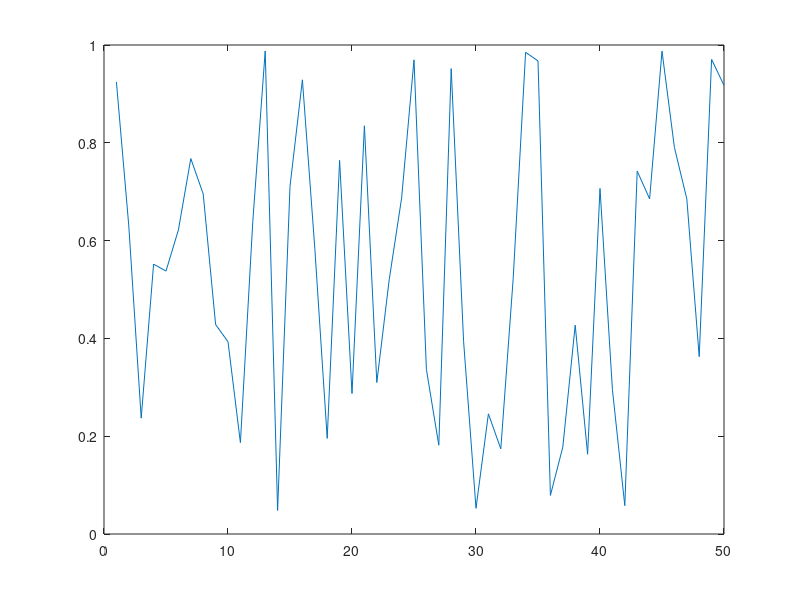

Recreate this plot in MATLAB. (Note: this script raises an error after producing the figure.)
%----------------------------------------------
%   SCRIPT SNR
%
%
%   1 - SNR + SFDR test
%   2 - Pulse test
%   3 - CAF
%
%----------------------------------------------
figure;
plot(rand(1,50));
%-------------------------------------------------
% Extruct MAIN_config_message values
%-------------------------------------------------
Profile_AD9910A = MAIN_config_message(1);
Profile_AD9910B = MAIN_config_message(2);
chip_length_AD9910A = MAIN_config_message(3);
chip_length_AD9910B = MAIN_config_message(4);
IF_SELECT_TX1 = MAIN_config_message(5);
IF_SELECT_TX2 = MAIN_config_message(6);
IF_SELECT_TX3 = MAIN_config_message(7);
IO_UPDATE_rate = MAIN_config_message(8);
TX_ON1 = MAIN_config_message(9);
TX_ON2 = MAIN_config_message(10);
TX_ON3 = MAIN_config_message(11);
TX_LO_TR = MAIN_config_message(12);
SAMPLE_SEL = MAIN_config_message(13);
SAMPLE_ON_OFF = MAIN_config_message(14);
ATTN_TX1 = MAIN_config_message(15);
ATTN_TX2 = MAIN_config_message(16);
ATTN_TX3 = MAIN_config_message(17);
ATTN_RX1 = MAIN_config_message(18);
ATTN_RX2 = MAIN_config_message(19);
ATTN_RX3 = MAIN_config_message(20);
ATTN_RX4 = MAIN_config_message(21);
AD9910_Set_aux_dac_A = MAIN_config_message(22);
AD9910_Set_aux_dac_B = MAIN_config_message(23);
Number_of_buffers = MAIN_config_message(24);
Buffer_length = MAIN_config_message(25);
FIFO_length = MAIN_config_message(26);
IO_UPDATE_OFF = MAIN_config_message(27);
MODE = MAIN_config_message(28);
%-------------------------------------------------
% Parameters
%-------------------------------------------------
PCIE_NUMBER_PULSES  = Number_of_buffers;
PCIE_BUFFSIZE       = Buffer_length;
SIZE                = PCIE_BUFFSIZE*PCIE_NUMBER_PULSES*4;
Fs                  = 50e6;
NFFT                = 2048;
%----------------------------------------------
%   Files & Folders
%----------------------------------------------
CurrentDir   = pwd;
ResultsDir = LOG_path;
ResultsFile = SAMPLES_file;
SavedConfigFile = 'samples.ini';
if ~exist(ResultsDir,'dir'),
    eval(['mkdir ' ResultsDir]);
end;
eval(['cd ' ResultsDir]);
%-------------------------------------------------
%   Loading SAMPLES file
%-------------------------------------------------
[MP] = textread(ResultsFile,'%4c');
M = hex2dec(char(MP));
if (length(M)~=SIZE*2)
    error('Sampled file is incorrect. Size mismatch.');
end;
%-------------------------------------------------
% Experiment directory
%-------------------------------------------------
if exist('.\expNum.mat','file'),
    load expNum;
    expNum = expNum+1;
    save expNum expNum;
else
    expNum = 1;
    save expNum expNum;
end;
ExpDir = ['Exp_' num2str(expNum)];
if ~exist(ExpDir,'dir'),
    eval(['mkdir ' ExpDir]);
end;
%-------------------------------------------------
%   Move files to Experiment directory
%-------------------------------------------------
% system(['copy ' ResultsFile ' .\' ResultsDir '\' ExpDir]);
% system(['copy ' SavedConfigFile ' .\' ResultsDir '\' ExpDir]);
% eval(['cd ' CurrentDir]);
% 
% S = ['cd(''' CurrentDir ''')'];
% eval(S);
% fid = fopen(['.\' ConfigDir '\' ConfigFile],'wt');
% fprintf(fid,'%s\n',titleconfig);
% fprintf(fid,'Profile_AD9910A=%d\n',Profile_AD9910A);
% fprintf(fid,'Profile_AD9910B=%d\n',Profile_AD9910B);
% fprintf(fid,'chip_length_AD9910A=%d\n',chip_length_AD9910A);
% fprintf(fid,'chip_length_AD9910B=%d\n',chip_length_AD9910B);
% fprintf(fid,'IF_SELECT_TX1=%d\n',IF_SELECT_TX1);
% fprintf(fid,'IF_SELECT_TX2=%d\n',IF_SELECT_TX2);
% fprintf(fid,'IF_SELECT_TX3=%d\n',IF_SELECT_TX3);
% fprintf(fid,'IO_UPDATE_rate=%d\n',IO_UPDATE_rate);
% fprintf(fid,'TX_ON1=%d\n',TX_ON1);
% fprintf(fid,'TX_ON2=%d\n',TX_ON2);
% fprintf(fid,'TX_ON3=%d\n',TX_ON3);
% fprintf(fid,'TX_LO_TR=%d\n',TX_LO_TR);
% fprintf(fid,'SAMPLE_SEL=%d\n',SAMPLE_SEL);
% fprintf(fid,'SAMPLE_ON_OFF=%d\n',SAMPLE_ON_OFF);
% fprintf(fid,'ATTN_TX1=%d\n',ATTN_TX1);
% fprintf(fid,'ATTN_TX2=%d\n',ATTN_TX2);
% fprintf(fid,'ATTN_TX3=%d\n',ATTN_TX3);
% fprintf(fid,'ATTN_RX1=%d\n',ATTN_RX1);
% fprintf(fid,'ATTN_RX2=%d\n',ATTN_RX2);
% fprintf(fid,'ATTN_RX3=%d\n',ATTN_RX3);
% fprintf(fid,'ATTN_RX4=%d\n',ATTN_RX4);
% fprintf(fid,'AD9910_Set_aux_dac_A=%d\n',AD9910_Set_aux_dac_A);
% fprintf(fid,'AD9910_Set_aux_dac_B=%d\n',AD9910_Set_aux_dac_B);
% fprintf(fid,'Number_of_buffers=%d\n',Number_of_buffers);
% fprintf(fid,'Buffer_length=%d\n',Buffer_length);
% fprintf(fid,'FIFO_length=%d\n',FIFO_length);
% fprintf(fid,'MODE=%d\n',1);
% fclose(fid);
%--------------------------------------------------
%               Processing file
%--------------------------------------------------
x_A = M(1:SIZE);
x_B = M(SIZE+1:2*SIZE);
x_A = x_A - 2^16*(x_A>(2^15-1));
x_B = x_B - 2^16*(x_B>(2^15-1));
x_A = x_A/2^15;
x_B = x_B/2^15;
buffer_A = reshape(x_A,PCIE_BUFFSIZE*4,PCIE_NUMBER_PULSES);
buffer_B = reshape(x_B,PCIE_BUFFSIZE*4,PCIE_NUMBER_PULSES);
buffer_H_left_I = buffer_A(4+4:4:end,:);
buffer_H_left_Q = buffer_A(3+4:4:end,:);
buffer_V_left_I = buffer_A(2+4:4:end,:);
buffer_V_left_Q = buffer_A(1+4:4:end,:);
buffer_H_right_I = buffer_B(4+4:4:end,:);
buffer_H_right_Q = buffer_B(3+4:4:end,:);
buffer_V_right_I = buffer_B(2+4:4:end,:);
buffer_V_right_Q = buffer_B(1+4:4:end,:);

Buf_A_1 = buffer_H_left_I + 1j*buffer_H_left_Q;
Buf_A_2 = buffer_V_left_I + 1j*buffer_V_left_Q;
Buf_B_1 = buffer_H_right_I + 1j*buffer_H_right_Q;
Buf_B_2 = buffer_V_right_I + 1j*buffer_V_right_Q;

% %----------------------------------------------
% %   HALF-BAND FILTER COEFFICIENTS. pp. 39 in AD6655 datasheet
% %----------------------------------------------
HB_FIR = zeros(1,19);
HB_FIR( 1) = 0.0008049;
HB_FIR(19) = 0.0008049;
HB_FIR( 3) = -0.0059023;
HB_FIR(17) = -0.0059023;
HB_FIR( 5) = 0.0239182;
HB_FIR(15) = 0.0239182;
HB_FIR( 7) = -0.0755024;
HB_FIR(13) = -0.0755024;
HB_FIR( 9) = 0.3066864;
HB_FIR(11) = 0.3066864;
HB_FIR(10) = 0.5;
%----------------------------------------------
%   FIXED-COEFFICIENT FIR FILTER. pp. 39-40 in AD6655 datasheet
%----------------------------------------------
FC_FIR( 1) = 0.0001826;
FC_FIR( 2) = 0.0006824;
FC_FIR( 3) = 0.0009298;
FC_FIR( 4) = 0.0000458;
FC_FIR( 5) = -0.0012689;
FC_FIR( 6) = -0.0008345;
FC_FIR( 7) = 0.0011806;
FC_FIR( 8) = 0.0011387;
FC_FIR( 9) = -0.0018439;
FC_FIR(10) = -0.0024557;
FC_FIR(11) = 0.0018063;
FC_FIR(12) = 0.0035825;
FC_FIR(13) = -0.0021510;
FC_FIR(14) = -0.0056810;
FC_FIR(15) = 0.0017405;
FC_FIR(16) = 0.0078602;
FC_FIR(17) = -0.0013437;
FC_FIR(18) = -0.0110626;
FC_FIR(19) = -0.0000229;
FC_FIR(20) = 0.0146618;
FC_FIR(21) = 0.0018959;
FC_FIR(22) = -0.0195594;
FC_FIR(23) = -0.0053153;
FC_FIR(24) = 0.0255623;
FC_FIR(25) = 0.0104036;
FC_FIR(26) = -0.0341468;
FC_FIR(27) = -0.0192165;
FC_FIR(28) = 0.0471258;
FC_FIR(29) = 0.0354118;
FC_FIR(30) = -0.0728111;
FC_FIR(31) = -0.0768890;
FC_FIR(32) = 0.1607208;
FC_FIR(33) = 0.4396725;
FC_FIR = [FC_FIR fliplr(FC_FIR)];
%==================================================
%==================================================
%
%
%               Processing data
%           SNR + SFDR - External sine wave
%
%==================================================
%==================================================
w  = window(@blackmanharris,PCIE_BUFFSIZE-1);
w = w/rms(w);

y_I1_A = buffer_H_left_I(:,1).*w;
y_Q1_A = buffer_H_left_Q(:,1).*w;
y_I2_A = buffer_V_left_I(:,1).*w;
y_Q2_A = buffer_V_left_Q(:,1).*w;

y_I1_B = buffer_H_right_I(:,1).*w;
y_Q1_B = buffer_H_right_Q(:,1).*w;
y_I2_B = buffer_V_right_I(:,1).*w;
y_Q2_B = buffer_V_right_Q(:,1).*w;

[H(1,:),W1] = freqz(y_I1_A/PCIE_BUFFSIZE*2,1,NFFT,Fs);
[H(2,:),W2] = freqz(y_Q1_A/PCIE_BUFFSIZE*2,1,NFFT,Fs);
[H(3,:),W3] = freqz(y_I2_A/PCIE_BUFFSIZE*2,1,NFFT,Fs);
[H(4,:),W4] = freqz(y_Q2_A/PCIE_BUFFSIZE*2,1,NFFT,Fs);
[H(5,:),W5] = freqz(y_I1_B/PCIE_BUFFSIZE*2,1,NFFT,Fs);
[H(6,:),W6] = freqz(y_Q1_B/PCIE_BUFFSIZE*2,1,NFFT,Fs);
[H(7,:),W7] = freqz(y_I2_B/PCIE_BUFFSIZE*2,1,NFFT,Fs);
[H(8,:),W8] = freqz(y_Q2_B/PCIE_BUFFSIZE*2,1,NFFT,Fs);

for k = 1:8,
    [PKS(k,:),LOCS(k,:)] = findpeaks(20*log10(abs(H(k,:))),'NPEAKS',30,'SORTSTR','descend');
    [P1(k,:),INDs(k,:)]  = sort(PKS(k,:),'descend');
    L1(k,:) = LOCS(k,INDs(k,:));
    SFDR(k) = P1(k,1)-P1(k,2);
    SNR(k) = P1(k,1)-max(P1(k,12:30));
end;
%\\\\\\\\\\\\\\\\\\\\\\\\\\\\\\\\\\\\\\\\\\\\
%
%  Plotting
%
%\\\\\\\\\\\\\\\\\\\\\\\\\\\\\\\\\\\\\\\\\\\\
FigSNR = figure('units','normalized','outerposition',[0 0 1 1])
set(FigSNR,'WindowStyle','docked')

subplot(221)
plot(W1,20*log10(abs(H(1,:))),W3,20*log10(abs(H(2,:))),W5,20*log10(abs(H(3,:))),W7,20*log10(abs(H(4,:))))
for k = 1:6,
    hold on;
    plot(W1(L1(1,k+1)),P1(1,k+1),'*');
    text(W1(L1(1,k+1)),P1(1,k+1)+10,num2str(k));
end;
hold on
line([W1(1) W1(end)],[mean(max(P1(1:4,12:30))) mean(max(P1(1:4,12:30)))],'LineStyle','--','Color','r');
xlabel('[Hz]')
ylabel('dB')
S0 = sprintf('CHA: SNR %2.1f SFDR %2.1f',mean(SNR(1:4)),mean(SFDR(1:4)));
title(S0)
S1 = sprintf('CHA_1 I: SNR %2.1f SFDR %2.1f', SNR(1), SFDR(1));
S2 = sprintf('CHA_1 Q: SNR %2.1f SFDR %2.1f', SNR(2), SFDR(2));
S3 = sprintf('CHA_2 I: SNR %2.1f SFDR %2.1f', SNR(3), SFDR(3));
S4 = sprintf('CHA_2 Q: SNR %2.1f SFDR %2.1f', SNR(4), SFDR(4));
legend(S1,S2,S3,S4);legend('boxoff')
grid on
axis([-inf,inf,-140, 0])

subplot(222)
plot(W2,20*log10(abs(H(5,:))),W4,20*log10(abs(H(6,:))),W6,20*log10(abs(H(7,:))),W8,20*log10(abs(H(8,:))))
for k = 1:6,
    hold on;
    plot(W1(L1(5,k+1)),P1(5,k+1),'*');
    text(W1(L1(5,k+1)),P1(5,k+1)+10,num2str(k));
end;
hold on
line([W1(1) W1(end)],[mean(max(P1(5:8,12:30))) mean(max(P1(5:8,12:30)))],'LineStyle','--','Color','r');
xlabel('[Hz]')
ylabel('dB')
S0 = sprintf('CHB: SNR %2.1f SFDR %2.1f',mean(SNR(5:8)),mean(SFDR(5:8)));
title(S0)
S1 = sprintf('CHB_1 I: SNR %2.1f SFDR %2.1f', SNR(5), SFDR(5));
S2 = sprintf('CHB_1 Q: SNR %2.1f SFDR %2.1f', SNR(6), SFDR(6));
S3 = sprintf('CHB_2 I: SNR %2.1f SFDR %2.1f', SNR(7), SFDR(7));
S4 = sprintf('CHB_2 Q: SNR %2.1f SFDR %2.1f', SNR(8), SFDR(8));
legend(S1,S2,S3,S4);legend('boxoff')
grid on
axis([-inf,inf, -140, 0])

t = (0:length(buffer_H_right_I)-1)*1/Fs;
subplot(223)
plot(t,buffer_H_left_I,t,buffer_H_left_Q,t,buffer_V_left_I,t,buffer_V_left_Q)
legend('I_1','Q_1','I_2','Q_2','Orientation','horizontal');legend('boxoff')
xlabel('time [Sec]')
S0 = sprintf('CHA: Vpp = %1.2f',2*max(max([buffer_H_left_I buffer_H_left_Q buffer_V_left_I buffer_H_left_Q])));
title(S0)
axis([-inf inf -1 1])
grid on

subplot(224)
plot(t,buffer_H_right_I,t,buffer_H_right_Q,t,buffer_V_right_I,t,buffer_V_right_Q)
legend('I_1','Q_1','I_2','Q_2','Orientation','horizontal');legend('boxoff')
xlabel('time [Sec]')
S0 = sprintf('CHB: Vpp = %1.2f',2*max(max([buffer_H_right_I buffer_H_right_Q buffer_V_right_I buffer_H_right_Q])));
title(S0)
axis([-inf inf -1 1])
grid on
eval(['cd ' ResultsDir '\' ExpDir]);
saveas(FigSNR,'SNR.fig','fig');


